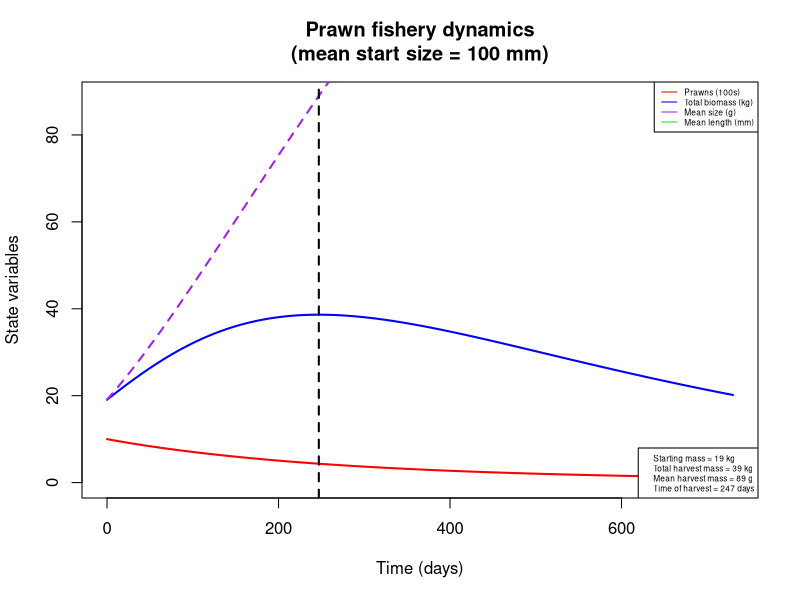
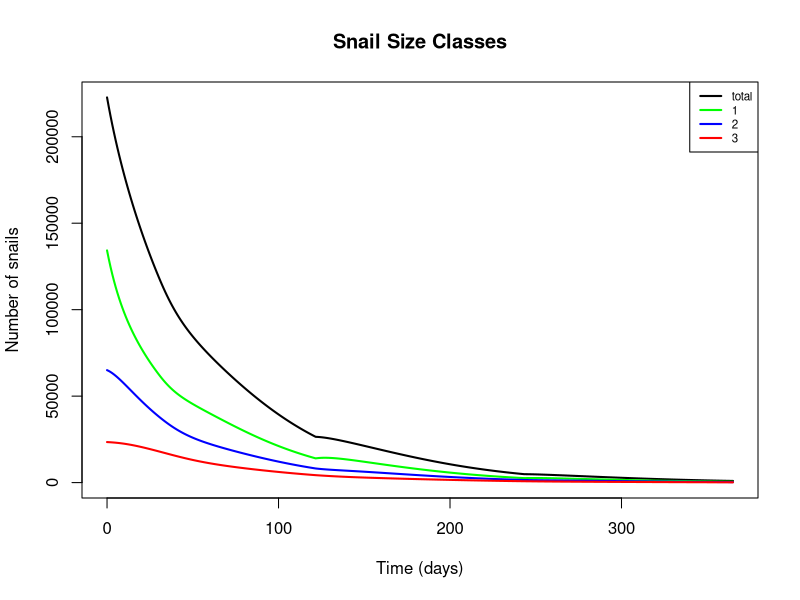
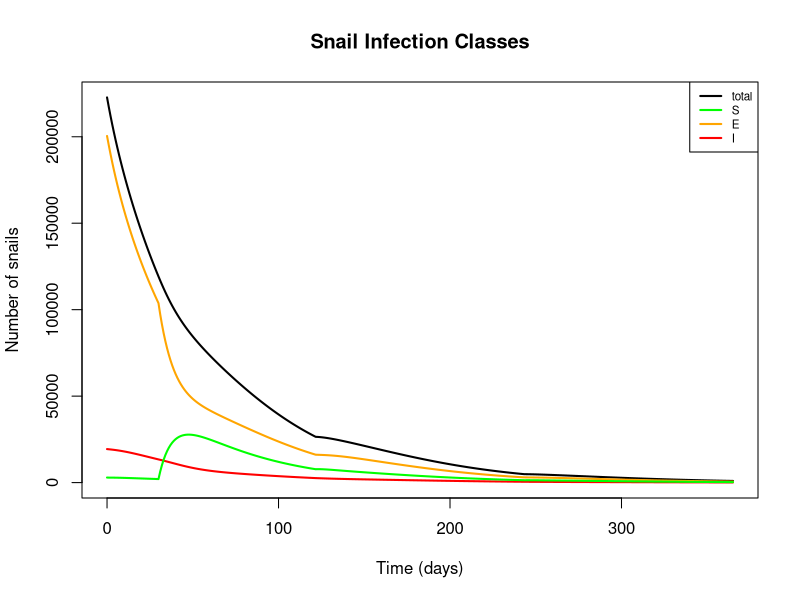
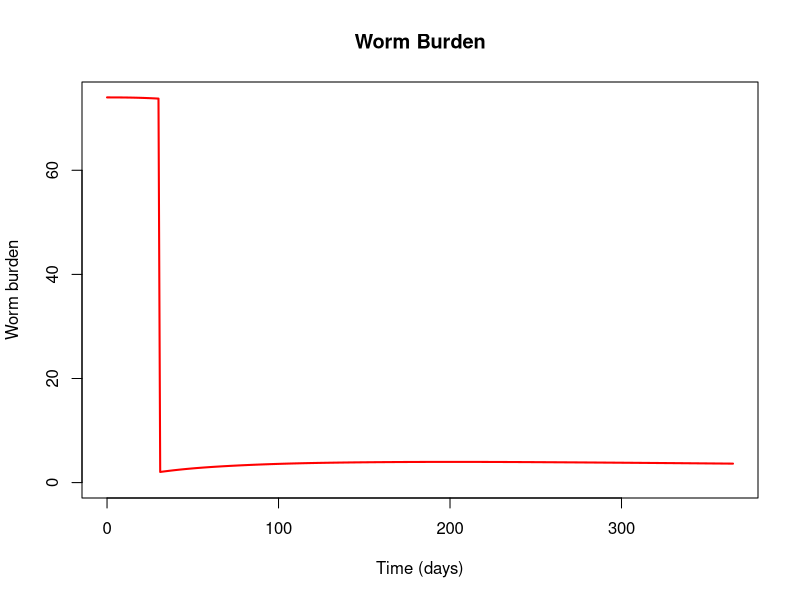
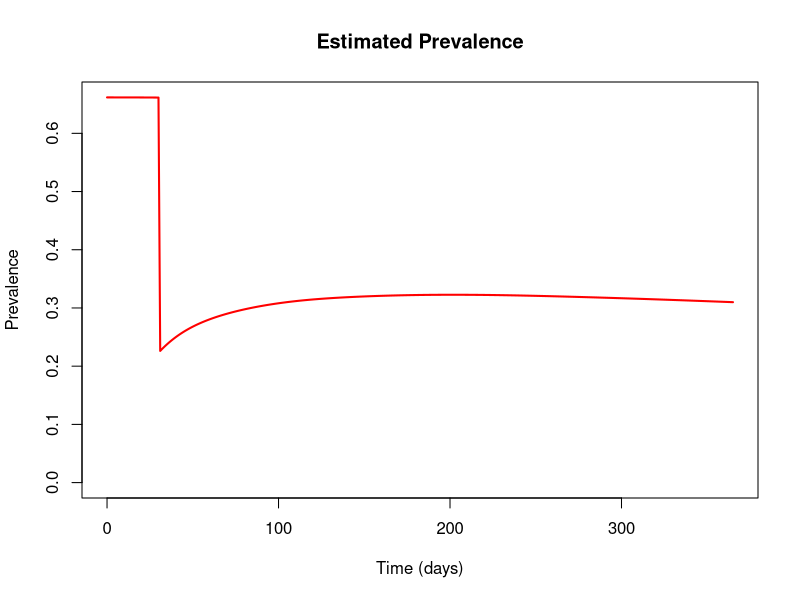
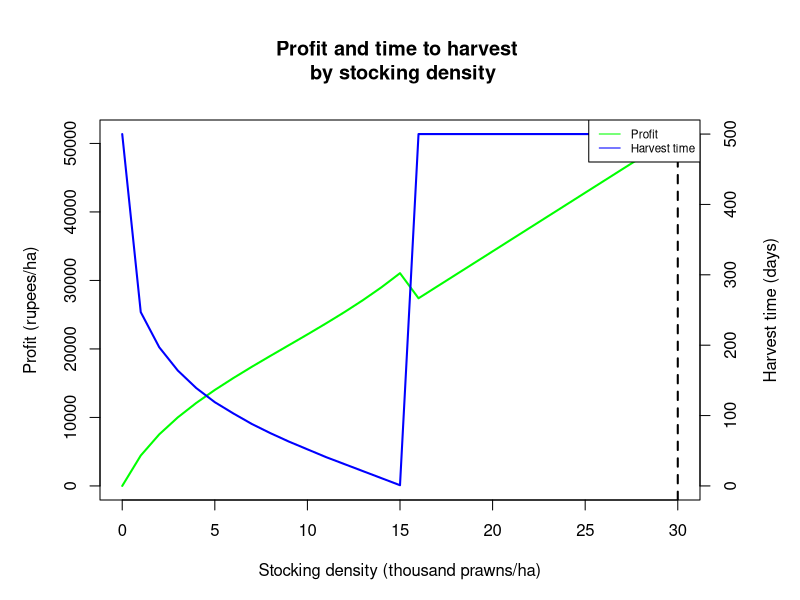
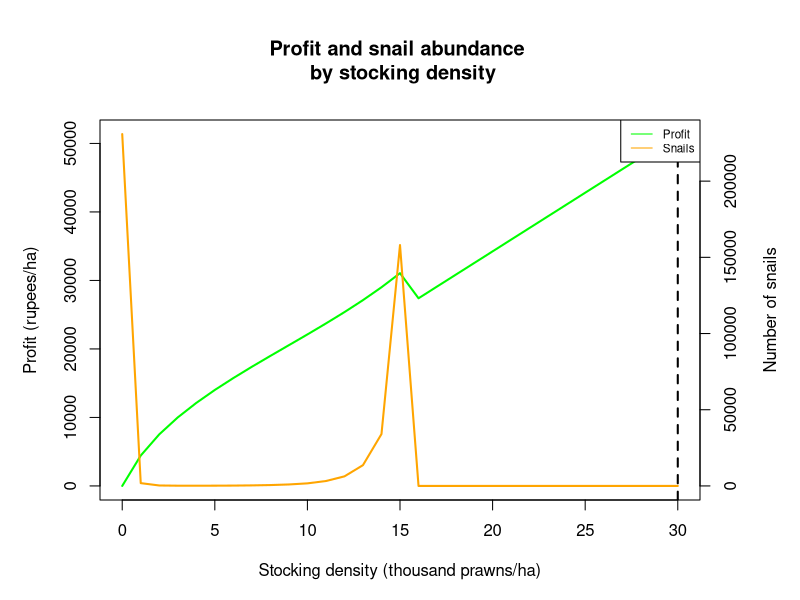
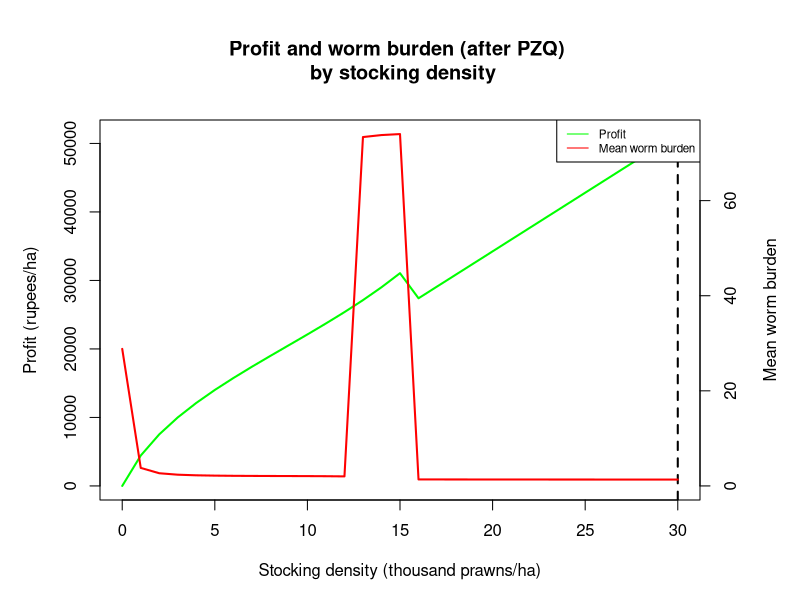

Recreate these plots in R, in order.
#### Full snail-prawn model including epidemiological, predation, and aquaculture components

## To-do list:
  # Investigate the long-term stability of snail elimination, particularly at low attack rates
  # Incorporate seasonality into model
  # Sensitivity analysis, particularly for prawn attack rate

require(deSolve)

snail_prawn_model = function(t, n, parameters) { 
  with(as.list(parameters),{
    
    S1=n[1]
    S2=n[2]
    S3=n[3]
    E1=n[4]
    E2=n[5]
    E3=n[6]
    I2=n[7]
    I3=n[8]
    W=n[9]
    P=n[10]
    L=n[11]
    
    N1 = S1+E1     # Total snails of size class 1
    N2 = S2+E2+I2  # Total snails of size class 2
    N3 = S3+E3+I3  # Total snails of size class 3
    N = N1+N2+N3   # Total number of snails
    
    # Miracidial density per person as a function of mean worm burden (W) and miracidial shedding rate (m)
    M = m*0.5*W
    
    # Mean and total prawn biomass, converting from length (mm) to weight (g)
    Bm.p = (a.p*(L/10)^b.p)/10  
    Bm.t = P*Bm.p
    
    # Mean snail biomass in each size class, converting from length (cm) to weight (g)
    Bm.n1 = a.s*0.4^b.s  # 4mm size class
    Bm.n2 = a.s*0.8^b.s  # 8mm size class
    Bm.n3 = a.s*1.2^b.s  # 12mm size class
    
    # Prawn-to-snail mass ratios for each size class
    Bm.r1 = Bm.p / Bm.n1
    Bm.r2 = Bm.p / Bm.n2
    Bm.r3 = Bm.p / Bm.n3
    
    # Attack rates for each size class as a function of biomass ratio
    alpha1 = ar*Bm.r1
    alpha2 = ar*Bm.r2
    alpha3 = ar*Bm.r3
    
    # Adjusted attack rates, accounting for area of interest and limiting factors in the wild
    alpha_star1 = alpha1*s/A
    alpha_star2 = alpha2*s/A
    alpha_star3 = alpha3*s/A
    
    # Handling times for each size class as a function of biomass ratio
    handle1 = 1/(th*Bm.r1)
    handle2 = 1/(th*Bm.r2)
    handle3 = 1/(th*Bm.r3)
    
    # Functional responses for each size class
    psi1 = (P*alpha_star1) / (1+sum(alpha_star1*handle1*N1, alpha_star2*handle2*N2, alpha_star3*handle3*N3))
    psi2 = (P*alpha_star2) / (1+sum(alpha_star1*handle1*N1, alpha_star2*handle2*N2, alpha_star3*handle3*N3))
    psi3 = (P*alpha_star3) / (1+sum(alpha_star1*handle1*N1, alpha_star2*handle2*N2, alpha_star3*handle3*N3))
    
    ## Model equations:
    
    # Susceptible snails, class 1
    dS1dt = f*(1-N/(Kn*A))*(S2+S3+z*(E2+E3)) - muN1*S1 - psi1*S1 - g1*S1 - beta*M*H*S1
    
    # Susceptible snails, class 2
    dS2dt = g1*S1 - muN2*S2 - psi2*S2 - g2*S2 - beta*M*H*S2
    
    # Susceptible snails, class 3
    dS3dt = g2*S2 - muN3*S3 - psi3*S3 - beta*M*H*S3
    
    # Exposed (prepatent) snails, class 1
    dE1dt = beta*M*H*S1 - muN1*E1 - psi1*E1 - g1*E1 - sigma*X*E1
    
    # Exposed (prepatent) snails, class 2
    dE2dt = beta*M*H*S2 + g1*E1 - muN2*E2 - psi2*E2 - g2*E2 - sigma*E2
    
    # Exposed (prepatent) snails, class 3
    dE3dt = beta*M*H*S3 + g2*E2 - muN3*E3 - psi3*E3 - sigma*E3
    
    # Infectious (shedding) snails, class 2
    dI2dt = sigma*X*E1 + sigma*(1-rho)*E2 - (muN2 + muI)*I2 - psi2*I2 - g2*I2
    
    # Infectious (shedding) snails, class 3
    dI3dt = sigma*rho*E2 + sigma*E3 + g2*I2 - (muN3 + muI)*I3 - psi3*I3
    
    # Mean human worm burden
    dWdt = lambda*I2/A + theta*lambda*I3/A - (muW + muH)*W
    
    # Prawn abundance
    dPdt = -P*(muP*L^d + phi*Bm.t/(A/10000))
    
    # Mean prawn length (mm)
    dLdt = k/(1+gam*Bm.t/(A/10000))*(linf - L)
    
    
    return(list(c(dS1dt, dS2dt, dS3dt, dE1dt, dE2dt, dE3dt, dI2dt, dI3dt, dWdt, dPdt, dLdt)))
  }) 
} 


## Set initial values and parameters
#  Default settings: area = 10000, P = 9000/ha, L = 25 (0.2g post-larvae)
#  Gates settings: area = 20000; P = 500, 1000, 2500, 5000, 10000/ha; L = 67 or 100 (5g or 20g adults)
area = 20000
nstart = c(S1 = 0.144*area, S2 = 0.002*area, S3 = 0, E1 = 6.57*area, E2 = 2.61*area, E3 = 0.843*area, 
           I2 = 0.640*area, I3 = 0.329*area, W = 74, P = 500*area/10000, L = 100)
time = seq(0, 365*2, 1)

parameters=c(
  # Location parameters
  A = area,          # Area of site of interest, m^2
  H = 1000,          # Human population at site of interest
  
  # Snail reproductive parameters
  f = 0.26,          # Birth rate of adult snails (snails/reproductive snail/day, including survival to detection - more like a recruitment rate); 
                     #   adjusted from Sokolow et al. 2015 to account for the fact that class 1 snails are assumed to be juveniles and therefore don't reproduce
  Kn = 50,           # Carrying capacity of snails (snails/m^2), from Sokolow et al. 2015
  z = 0.5,           # Fraction of prepatent snails that can reproduce, from Sokolow et al. 2015
  
  # Snail growth parameters
  a.s = 0.187178454, # Allometric parameter for snail length-weight relationship, fitted to Sanna's data on B. glabrata
  b.s = 2.536764792, # Allometric parameter for snail length-weight relationship, fitted to Sanna's data on B. glabrata
  g1 = 1/37,         # Growth rate of small snails (size class transition rate, in terms of days to grow 4mm; adapted from McCreesh et al. 2014, assuming water temp. of 25 C)
  g2 = 1/62,         # Growth rate of medium snails (size class transition rate, in terms of days to grow 4mm; adapted from McCreesh et al. 2014, assuming water temp. of 25 C)
  
  # Snail mortality parameters
  muN1 = 1/40,       # Natural mortality rate of small snails (deaths/snail/day; assume mean lifespan = 50 days)
  muN2 = 1/50,       # Natural mortality rate of medium snails (deaths/snail/day; assume mean lifespan = 50 days)
  muN3 = 1/60,       # Natural mortality rate of large snails (deaths/snail/day; assume mean lifespan = 50 days)
  muI = 1/10,        # Additional mortality rate of shedding snails as a result of infection, from Sokolow et al. 2015
  
  # Prawn growth parameters
  a.p = 0.096868,    # Allometric parameter for prawn length-weight relationship, from Lalrinsanga et al. 2012 (M. rosenbergii, growout phase)
  b.p = 3.2944,      # Allometric parameter for prawn length-weight relationship, from Lalrinsanga et al. 2012 (M. rosenbergii, growout phase)
  k = 0.00339726,    # Growth coefficient, from Nwosu & Wolfi 2006 (M. vollenhovenii); alternate value for M. rosenbergii, from Sampaio & Wagner 1996: 0.0104333333
  linf = 206,        # Max length (mm), from Nwosu & Wolfi 2006 (M. vollenhovenii)
  gam = 1e-6,        # Density-dependent growth parameter (based on biomass per hectare); not yet fit
  
  # Prawn mortality parameters
  muP = 0.1,         # Prawn mortality coefficient; no source
  d = -0.75,         # Exponential relationship of length with mortality, assuming mortality ~ W^-0.25, and W ~ L^3
  phi = 5e-8,        # Density-dependent mortality parameter (based on biomass per hectare); not yet fit
  
  # Predation parameters
  ar = 0.037192,     # Coefficient for relationship between biomass ratio and attack rate, fitted to data from Sokolow et al. 2014
  th = 0.40450,      # Coefficient for relationship between biomass ratio and handling time, fitted to data from Sokolow et al. 2014
  s = 1/50,          # Scale factor limiting prawn attack rate in the wild (vs. lab conditions);
                     #   decreased from 1/10 to 1/50 in size class model to match expected elimination threshold
  
  # Infection parameters
  beta = 8e-5,       # Human-to-snail infection probability in reference area (infected snails/miracidia/snail/day); adjusted from Sokolow et al. 2015 (original value: 4e-6)
  m = 0.8,           # Miracidial shedding rate per adult female worm divided by miracidial mortality; from Sokolow et al. 2015
  sigma = 1/30,      # Latent period for exposed snails (infectious snails/exposed snail/day); adjusted from Sokolow et al. 2015 (original value: 1/50)
  X = 0,             # Fraction of exposed small snails that convert directly to medium shedding (ignored for now)
  rho = 0,           # Fraction of exposed medium snails that convert directly to large shedding (ignored for now)
  lambda = 0.05,     # Snail-to-human infection probability scaled to 1 m^2 (composite including cercarial shedding, mortality, infection, survival to patency); 
                     #   adjusted from Sokolow et al. 2015 (original value: 0.1)
  theta = 2,         # Scale factor describing increase in cercarial shedding rate in larger snails; from Chu & Dawood 1970 (estimated to be between 2 and 10)
  
  # Schisto mortality parameters
  muW = 1/(3.3*365), # Natural mortality rate of adult worms in humans, assuming average lifespan of 3.3 years, from Sokolow et al. 2015
  muH = 1/(60*365)   # Natural mortality of humans (contributing to worm mortality), assuming average lifespan of 60 years, from Sokolow et al. 2015
)



## Run model and assess outcomes over one or more aquaculture cycles

# Start with single run to calculate the time to optimal harvest and other fisheries statistics
output = as.data.frame(ode(nstart, time, snail_prawn_model, parameters))
output$B = ((parameters['a.p']*(output$L/10)^parameters['b.p'])/10)       # Mean prawn biomass, transformed from length using allometric equation
output$Bt = output$B*output$P                                             # Total prawn biomass

start.mass.kg = output$Bt[output$time == 0]/1000                          # Total prawn biomass at beginning of cycle, in kg
harvest.mass.kg = max(output$Bt)/1000                                     # Total prawn biomass at end of cycle, in kg
harvest.size = output$B[output$Bt == max(output$Bt)]                      # Average prawn biomass at harvest, in g
harvest.time = output$time[output$Bt == max(output$Bt)]                   # Time to optimal harvest, in days

# Plot prawn aquaculture dynamics
plot(x = output$time, y = output$P/100, col = 'red', xlab = 'Time (days)', ylab = 'State variables', 
     type = 'l', lwd=2, xlim = c(0, max(output$time)), ylim = c(0, max(output$Bt/1000)+50),
     main = paste('Prawn fishery dynamics\n', '(mean start size = ', as.numeric(nstart[11]), ' mm)', sep = ''))
lines(x = output$time, y = output$Bt/1000, col = 'blue', lwd=2)
lines(x = output$time, y = output$B, col = 'purple', lwd=2, lty=2)
lines(x = output$time, y = output$L, col = 'green', lwd=2)
abline(v = harvest.time, lty = 2, lwd = 2)
legend('topright', legend = c('Prawns (100s)', 'Total biomass (kg)', 'Mean size (g)', 'Mean length (mm)'), 
       lty = 1, col = c('red', 'blue', 'purple', 'green'), cex = 0.5)
legend('bottomright', legend = c(paste('Starting mass =', round(start.mass.kg), 'kg', sep = ' '),
                                 paste('Total harvest mass =', round(harvest.mass.kg), 'kg', sep = ' '), 
                                 paste('Mean harvest mass =', round(harvest.size), 'g', sep = ' '), 
                                 paste('Time of harvest =', round(harvest.time), 'days', sep = ' ')), cex=0.5)

# Set the desired number of aquaculture cycles, and harvest time if not using optimum
# Default settings: harvest.time = optimal, ncycles = 15 (~10 years @ 8 months/cycle)
# Gates settings: harvest.time = 4 months, ncycles = 3 (1 year)
harvest.time = 365/3
ncycles = 3
pzq.delay = 0
nstart.lt = nstart
nstart.lt['P'] = 0
time.lt = seq(0, pzq.delay + harvest.time*ncycles, 1)

# Define stocking events at the beginning of each cycle
stocking = data.frame(var = rep(c('P', 'L'), ncycles),
                      time = rep(seq(pzq.delay, pzq.delay + harvest.time*(ncycles-1), harvest.time), each = 2),
                      value = rep(c(nstart['P'], nstart['L']), ncycles),
                      method = rep('rep', ncycles*2))

# Define PZQ administration event
# Note: if administering before start of stocking, set time = 0 and instead set pzq.delay above
#   to time between MDA and first stocking
pzq = data.frame(var = 'W', time = 30, value = 2, method = 'rep')

# Run model and calculate outcomes of interest
output.lt = as.data.frame(ode(nstart.lt, time.lt, snail_prawn_model, parameters,
                              events = list(data = rbind(stocking, pzq))))

output.lt$S.t = output.lt$S1 + output.lt$S2 + output.lt$S3                      # Total susceptible snails
output.lt$E.t = output.lt$E1 + output.lt$E2 + output.lt$E3                      # Total exposed snails 
output.lt$I.t = output.lt$I2 + output.lt$I3                                     # Total infected snails
output.lt$N1.t = output.lt$S1 + output.lt$E1                                    # Total snails of size class 1
output.lt$N2.t = output.lt$S2 + output.lt$E2 + output.lt$I2                     # Total snails of size class 2
output.lt$N3.t = output.lt$S3 + output.lt$E3 + output.lt$I3                     # Total snails of size class 3
output.lt$N.t = output.lt$S.t + output.lt$E.t + output.lt$I.t                   # Total snails
output.lt$prev = pnbinom(2, size = 0.25, mu = output.lt$W, lower.tail = FALSE)  # Estimated prevalence, using a negative binomial dist. with k = 0.25
output.lt$B = ((parameters['a.p']*(output.lt$L/10)^parameters['b.p'])/10)       # Mean prawn biomass, transformed from length using allometric equation
output.lt$Bt = output.lt$B*output.lt$P                                          # Total prawn biomass

# Plot snail dynamics by size class
plot(x = output.lt$time, y = output.lt$N.t, type = 'l', col = 'black', lwd=2, xlab = 'Time (days)', 
     ylab = 'Number of snails', ylim = c(0,max(output.lt$N.t)),
     main = 'Snail Size Classes')
lines(output.lt$time, output.lt$N1.t, col = 'green', lwd = 2)
lines(output.lt$time, output.lt$N2.t, col = 'blue', lwd = 2)
lines(output.lt$time, output.lt$N3.t, col = 'red', lwd = 2)
legend('topright', legend = c('total', '1', '2', '3'), lwd = 2, col = c('black', 'green', 'blue', 'red'), cex = 0.7)

# Plot snail dynamics by infection class
plot(x = output.lt$time, y = output.lt$N.t, type = 'l', col = 'black', lwd=2, xlab = 'Time (days)', 
     ylab = 'Number of snails', ylim = c(0,max(output.lt$N.t)), 
     main = 'Snail Infection Classes')
lines(output.lt$time, output.lt$I.t, col = 'red', lwd = 2)
lines(output.lt$time, output.lt$E.t, col = 'orange', lwd = 2)
lines(output.lt$time, output.lt$S.t, col = 'green', lwd = 2)
legend('topright', legend = c('total', 'S', 'E', 'I'), lwd = 2, col = c('black', 'green', 'orange', 'red'), cex = 0.7)

# Plot mean human worm burden and prevalence of infection
plot(x = output.lt$time, y = output.lt$W, type = 'l', col = 'red', lwd=2, xlab = 'Time (days)', 
     ylab = 'Worm burden', ylim = c(0,max (output.lt$W)),
     main = 'Worm Burden')
plot(x = output.lt$time, y = output.lt$prev, type = 'l', col = 'red', lwd=2, xlab = 'Time (days)', 
     ylab = 'Prevalence', ylim = c(0,max (output.lt$prev)),
     main = 'Estimated Prevalence')



## Assess single-cycle outcomes over multiple stocking densities
#  NOTE: set parameters and initial values first!

# Run the model over the desired range of stocking densities (in thousands of post-larvae)
x = c(0:30)
nstart.sd = nstart
time.sd = seq(0, 500, 1)
harvest = numeric(length(x))
harvest.t = numeric(length(x))
snails = numeric(length(x))
worms = numeric(length(x))
for (i in x) {
  nstart.sd['P'] = 1000*i
  output.sd = as.data.frame(ode(nstart.sd, time.sd, snail_prawn_model, parameters,
                                events = list(data = pzq)))
  output.sd$S.t = output.sd$S1 + output.sd$S2 + output.sd$S3
  output.sd$E.t = output.sd$E1 + output.sd$E2 + output.sd$E3
  output.sd$I.t = output.sd$I2 + output.sd$I3
  output.sd$Inf.t = output.sd$E.t + output.sd$I.t
  output.sd$N.t = output.sd$S.t + output.sd$E.t + output.sd$I.t
  output.sd$B = ((parameters['a.p']*(output.sd$L/10)^parameters['b.p'])/10)
  output.sd$Bt = output.sd$B*output.sd$P
  harvest[i+1] = max(output.sd$Bt)/1000
  ht.tmp = output.sd$time[output.sd$Bt == max(output.sd$Bt)]
  harvest.t[i+1] = ifelse(ht.tmp != 0, ht.tmp, max(output.sd$time))
  snails[i+1] = output.sd$N.t[output.sd$time == harvest.t[i+1]]
  worms[i+1] = output.sd$W[output.sd$time == harvest.t[i+1]]
}

# Price estimates for profit calculation from Tamil Nadu Agricultural University, http://agritech.tnau.ac.in/fishery/fish_freshwaterprawn.html
p = 140                                           # Weighted average market price of prawns, in rupees/kg 
c = 600                                           # Cost of post-larvae, in rupees/1000 PL
delta = -log(1-0.1)/365                           # Discount rate, equivalent to 10%/year
profit = p*harvest*exp(-delta*(harvest.t)) - c*x  # Profit function, in terms of revenue (discounted by time to harvest) minus stocking costs 

# Plot estimated profit and time to harvest over stocking density
# (after one aquaculture cycle)
par(mar = c(5,5,6,5))
plot(x, profit, col = 'green', xlab = 'Stocking density (thousand prawns/ha)', ylab = 'Profit (rupees/ha)',
     type = 'l', lwd = 2, main = 'Profit and time to harvest \n by stocking density')
abline(v = which.max(profit)-1, lty = 2, lwd = 2)
par(new = T)
plot(x, harvest.t, col = 'blue', axes = F, xlab = NA, ylab = NA, ylim = c(0, max(harvest.t[-1])), type = 'l', lwd = 2)
axis(side = 4)
mtext(side = 4, line = 3, 'Harvest time (days)')
legend('topright', legend = c('Profit', 'Harvest time'), lty = 1, col = c('green', 'blue'), cex = 0.7)

# Plot estimated profit and snail abundance over stocking density
# (after one aquaculture cycle)
par(mar = c(5,5,6,5))
plot(x, profit, col = 'green', xlab = 'Stocking density (thousand prawns/ha)', ylab = 'Profit (rupees/ha)',
     type = 'l', lwd = 2, main = 'Profit and snail abundance \n by stocking density')
abline(v = which.max(profit)-1, lty = 2, lwd = 2)
par(new = T)
plot(x, snails, col = 'orange', axes = F, xlab = NA, ylab = NA, ylim = c(0, max(snails)), type = 'l', lwd = 2)
axis(side = 4)
mtext(side = 4, line = 3, 'Number of snails')
legend('topright', legend = c('Profit', 'Snails'), lty = 1, col = c('green', 'orange'), cex = 0.7)

# Plot estimated profit and mean worm burden over stocking density
# (after one aquaculture cycle)
par(mar = c(5,5,6,5))
plot(x, profit, col = 'green', xlab = 'Stocking density (thousand prawns/ha)', ylab = 'Profit (rupees/ha)',
     type = 'l', lwd = 2, main = 'Profit and worm burden (after PZQ) \n by stocking density')
abline(v = which.max(profit)-1, lty = 2, lwd = 2)
par(new = T)
plot(x, worms, col = 'red', axes = F, xlab = NA, ylab = NA, ylim = c(0, max(worms)), type = 'l', lwd = 2)
axis(side = 4)
mtext(side = 4, line = 3, 'Mean worm burden')
legend('topright', legend = c('Profit', 'Mean worm burden'), lty = 1, col = c('green', 'red'), cex = 0.7)
